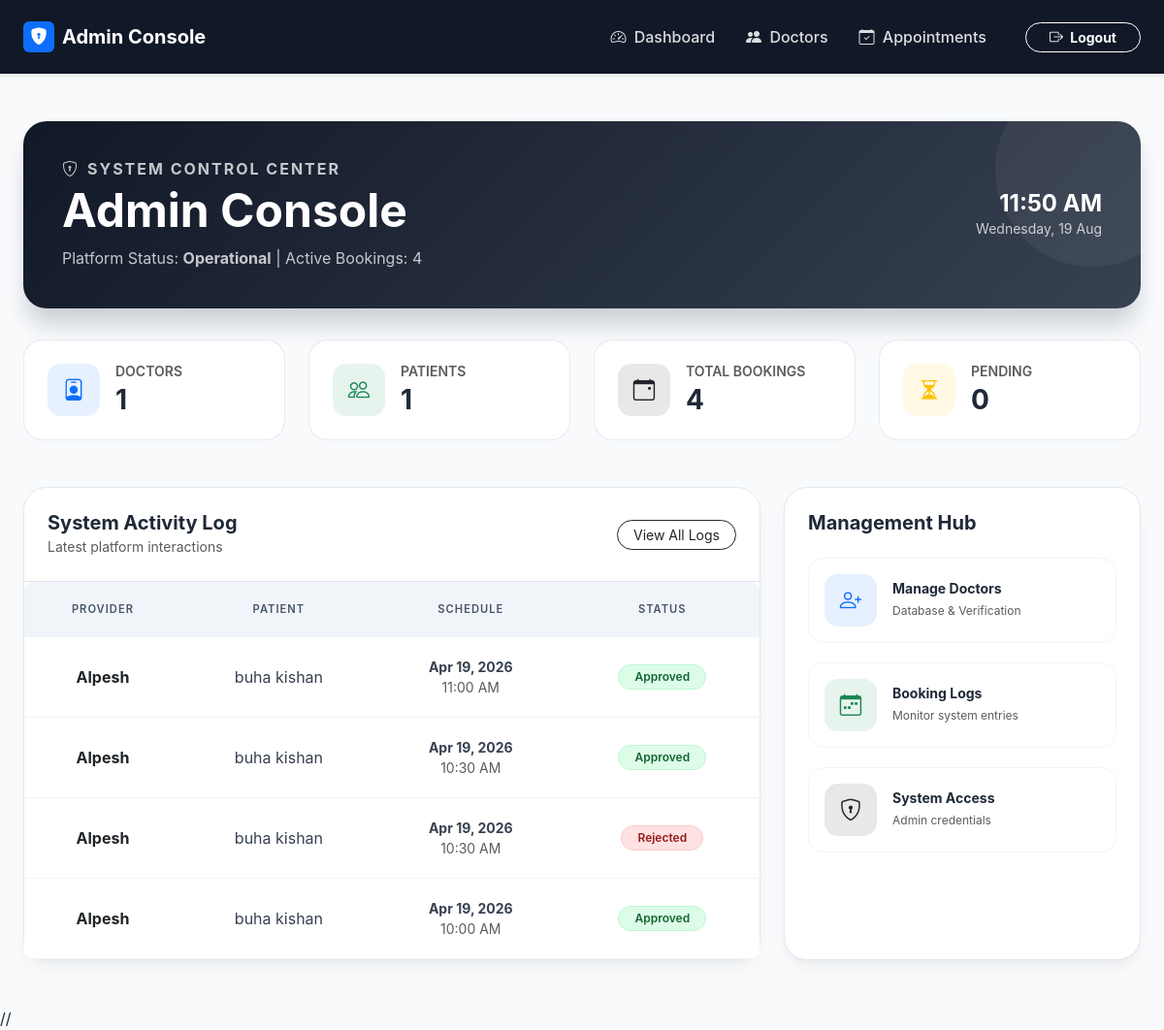
/admin/dashboard.php (signed in), run on an earlier commit of the app's database.
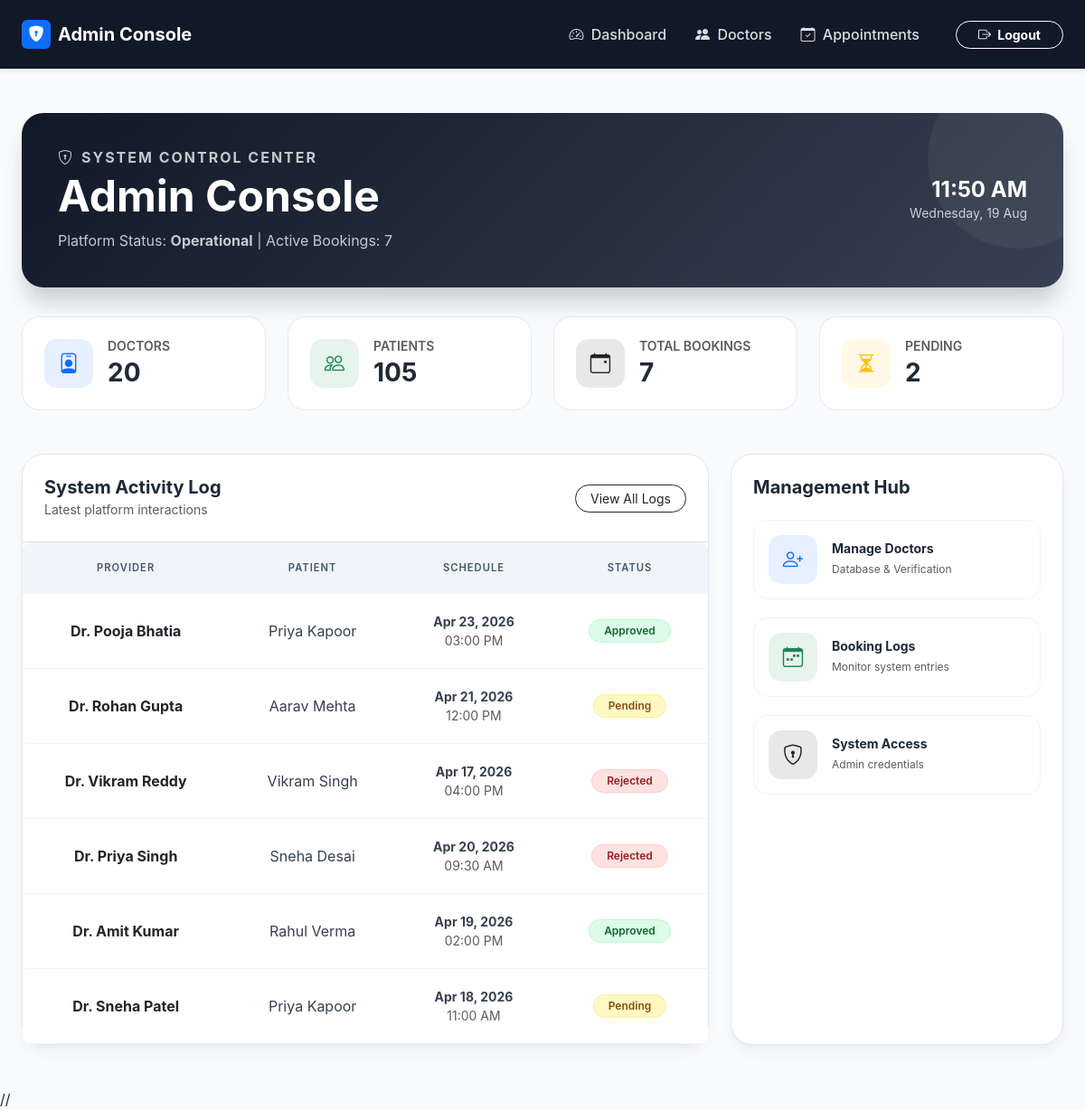
And on a later commit of the database.
### tables this page shows
CREATE TABLE `appointments` (
  `id` int(11) NOT NULL,
  `patient_id` int(11) DEFAULT NULL,
  `doctor_id` int(11) DEFAULT NULL,
  `appointment_date` date DEFAULT NULL,
  `appointment_time` time DEFAULT NULL,
  `appointment_end_time` time DEFAULT NULL,
  `reason` text DEFAULT NULL,
  `status` enum('Pending','Approved','Rejected','Cancelled') DEFAULT 'Pending',
  `created_at` timestamp NOT NULL DEFAULT current_timestamp()
);

CREATE TABLE `doctors` (
  `id` int(11) NOT NULL,
  `name` varchar(100) NOT NULL,
  `specialization` varchar(100) NOT NULL,
  `email` varchar(100) DEFAULT NULL,
  `phone` varchar(15) DEFAULT NULL,
  `password` varchar(255) NOT NULL,
  `profile_image` varchar(255) DEFAULT NULL,
  `consultation_fee` decimal(10,2) NOT NULL DEFAULT 0.00,
  `status` tinyint(4) DEFAULT 1
);

CREATE TABLE `patients` (
  `id` int(11) NOT NULL,
  `name` varchar(100) NOT NULL,
  `email` varchar(100) DEFAULT NULL,
  `phone` varchar(15) DEFAULT NULL,
  `password` varchar(255) NOT NULL,
  `created_at` timestamp NOT NULL DEFAULT current_timestamp()
);

### admin/dashboard.php (the view, shortened to what the changed rows need)
<?php
include "../includes/db.php";
$doctors = mysqli_fetch_assoc(
    mysqli_query($conn,"SELECT COUNT(*) total FROM doctors")
)['total'] ?? 0;
$patients = mysqli_fetch_assoc(
    mysqli_query($conn,"SELECT COUNT(*) total FROM patients")
)['total'] ?? 0;
$appointments = mysqli_fetch_assoc(
    mysqli_query($conn,"SELECT COUNT(*) total FROM appointments")
)['total'] ?? 0;
$pending = mysqli_fetch_assoc(
    mysqli_query($conn,"SELECT COUNT(*) total FROM appointments WHERE status='Pending'")
)['total'] ?? 0;
$recent_query = "SELECT a.id, a.appointment_date, a.appointment_time, a.status,
                        d.name AS doc_name, p.name AS pat_name
                 FROM appointments a
                 JOIN doctors d ON a.doctor_id = d.id
                 JOIN patients p ON a.patient_id = p.id
                 ORDER BY a.id DESC LIMIT 6";
$recent_result = mysqli_query($conn, $recent_query);
include "../includes/admin-header.php";
?>
<div class="container-fluid px-4 py-4">
    <div class="admin-hero d-flex justify-content-between align-items-center">
        <div>
            <h6 class="text-uppercase fw-bold opacity-75 mb-1" style="letter-spacing: 2px;">
                <i class="bi bi-shield-lock me-2"></i>System Control Center
            </h6>
            <h1 class="display-5 fw-bold mb-0">Admin Console</h1>
            <p class="mt-2 opacity-75 mb-0">Platform Status: <span class="fw-bold">Operational</span> | Active Bookings: <?php echo $appointments; ?></p>
        </div>
    </div>
    <div class="row g-4 mb-5">
        <div class="col-xl-3 col-md-6">
            <div class="stat-card p-4">
                <div class="d-flex align-items-center">
                    <div>
                        <h6 class="text-muted mb-1 fw-semibold small">DOCTORS</h6>
                        <h3 class="mb-0 fw-bold"><?php echo $doctors; ?></h3>
                    </div>
                </div>
            </div>
        </div>
        <div class="col-xl-3 col-md-6">
            <div class="stat-card p-4">
                <div class="d-flex align-items-center">
                    <div>
                        <h6 class="text-muted mb-1 fw-semibold small">PATIENTS</h6>
                        <h3 class="mb-0 fw-bold"><?php echo $patients; ?></h3>
                    </div>
                </div>
            </div>
        </div>
        <div class="col-xl-3 col-md-6">
            <div class="stat-card p-4">
                <div class="d-flex align-items-center">
                    <div>
                        <h6 class="text-muted mb-1 fw-semibold small">TOTAL BOOKINGS</h6>
                        <h3 class="mb-0 fw-bold"><?php echo $appointments; ?></h3>
                    </div>
                </div>
            </div>
        </div>
        <div class="col-xl-3 col-md-6">
            <div class="stat-card p-4">
                <div class="d-flex align-items-center">
                    <div>
                        <h6 class="text-muted mb-1 fw-semibold small">PENDING</h6>
                        <h3 class="mb-0 fw-bold"><?php echo $pending; ?></h3>
                    </div>
                </div>
            </div>
        </div>
    </div>
    <div class="row g-4">
        <div class="col-lg-8">
            <div class="glass-panel h-100">
                <div class="table-responsive">
                    <table class="table mb-0">
                        <thead>
                            <tr>
                                <th>Provider</th>
                                <th>Patient</th>
                                <th>Schedule</th>
                                <th>Status</th>
                            </tr>
                        </thead>
                        <tbody>
                            <?php if(mysqli_num_rows($recent_result) > 0) {
                                while($row = mysqli_fetch_assoc($recent_result)) { ?>
                                <tr>
                                    <td class="fw-bold text-dark"><?php echo htmlspecialchars($row['doc_name']); ?></td>
                                    <td><?php echo htmlspecialchars($row['pat_name']); ?></td>
                                    <td>
                                        <div class="small fw-bold"><?php echo date('M d, Y', strtotime($row['appointment_date'])); ?></div>
                                        <div class="small text-muted"><?php echo date('h:i A', strtotime($row['appointment_time'])); ?></div>
                                    </td>
                                    <td>
                                        <?php if ($row['status'] == 'Approved') { ?>
                                            <span class="badge badge-soft-success rounded-pill-custom">Approved</span>
                                        <?php } elseif ($row['status'] == 'Pending') { ?>
                                            <span class="badge badge-soft-warning rounded-pill-custom">Pending</span>
                                        <?php } else { ?>
                                            <span class="badge badge-soft-danger rounded-pill-custom">Rejected</span>
                                        <?php } ?>
                                    </td>
                                </tr>
                            <?php } } ?>
                        </tbody>
                    </table>
                </div>
            </div>
        </div>
    </div>
</div>
<?php include "../includes/footer.php"; ?> //

What changed in the data, as far as the page shows it:
removed appointments: doctor.name "Alpesh", patient.name "buha kishan", appointment_date "Apr 19, 2026", appointment_time "11:00 AM", status "Approved"
removed appointments: doctor.name "Alpesh", patient.name "buha kishan", appointment_date "Apr 19, 2026", appointment_time "10:30 AM", status "Approved"
removed appointments: doctor.name "Alpesh", patient.name "buha kishan", appointment_date "Apr 19, 2026", appointment_time "10:30 AM", status "Rejected"
removed appointments: doctor.name "Alpesh", patient.name "buha kishan", appointment_date "Apr 19, 2026", appointment_time "10:00 AM", status "Approved"
added appointments: doctor.name "Dr. Pooja Bhatia", patient.name "Priya Kapoor", appointment_date "Apr 23, 2026", appointment_time "03:00 PM", status "Approved"
added appointments: doctor.name "Dr. Rohan Gupta", patient.name "Aarav Mehta", appointment_date "Apr 21, 2026", appointment_time "12:00 PM", status "Pending"
added appointments: doctor.name "Dr. Vikram Reddy", patient.name "Vikram Singh", appointment_date "Apr 17, 2026", appointment_time "04:00 PM", status "Rejected"
added appointments: doctor.name "Dr. Priya Singh", patient.name "Sneha Desai", appointment_date "Apr 20, 2026", appointment_time "09:30 AM", status "Rejected"
added appointments: doctor.name "Dr. Amit Kumar", patient.name "Rahul Verma", appointment_date "Apr 19, 2026", appointment_time "02:00 PM", status "Approved"
added appointments: doctor.name "Dr. Sneha Patel", patient.name "Priya Kapoor", appointment_date "Apr 18, 2026", appointment_time "11:00 AM", status "Pending"
Also different on the page:
$appointments: "4" → "7"
$doctors: "1" → "20"
$patients: "1" → "105"
$pending: "0" → "2"
